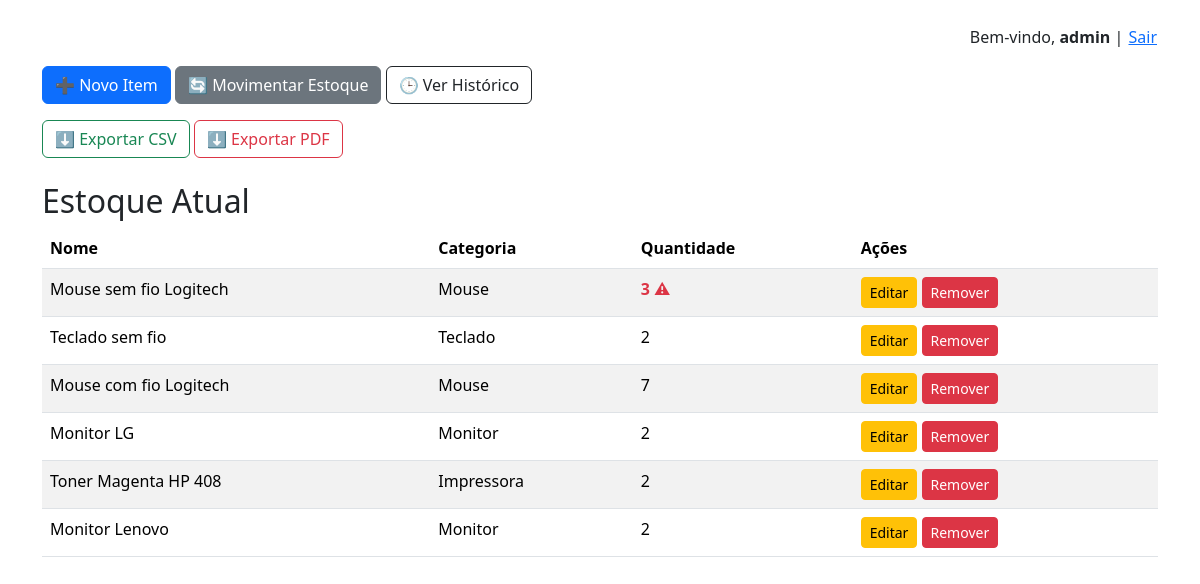
Page / (signed in) on the earlier database version.
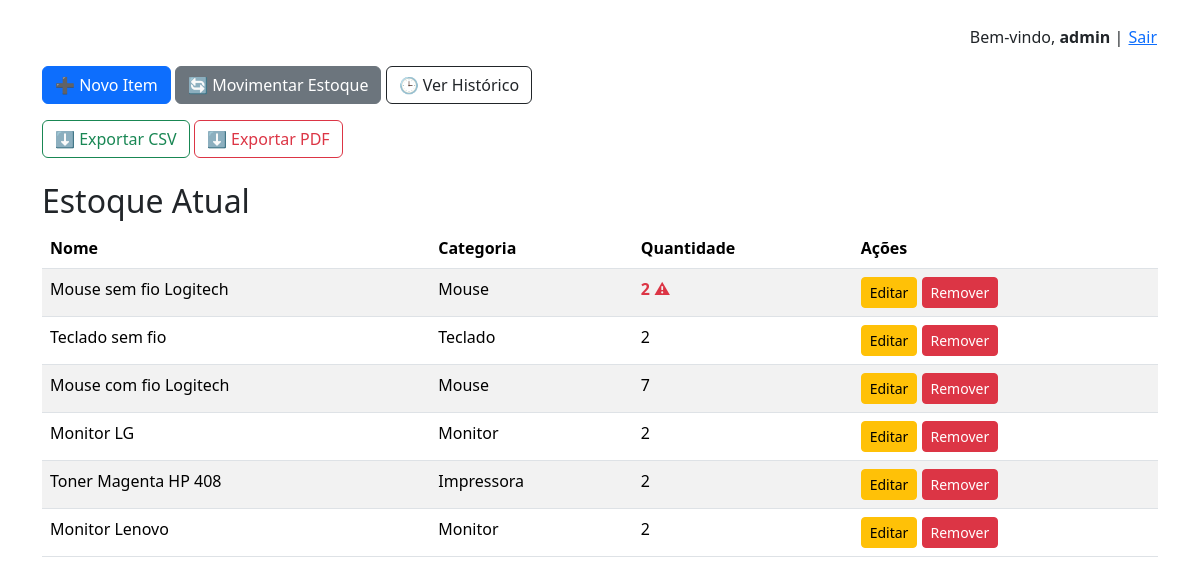
Same page on the later database version.
### inventario/models.py (models this page shows, shortened)
class Item(models.Model):   # Representa um item do estoque
    nome = models.CharField(max_length=100)
    categoria = models.ForeignKey(Categoria, on_delete=models.CASCADE)  # Cada item pertence a uma categoria
    quantidade = models.PositiveIntegerField(default=0)  # Quantidade atual no estoque
    estoque_minimo = models.PositiveIntegerField(default=1)  # Quantidade mínima desejada (para alertas)
    descricao = models.TextField(blank=True)  # Campo opcional para observações
    class Meta:
        unique_together = ('nome', 'categoria')  # Impede que exista mais de um item com o mesmo nome e categoria

class Categoria(models.Model):  # Categoria serve para agrupar os itens (ex: Teclado, Mouse, Toner)
    nome = models.CharField(max_length=100)
    def __str__(self):
        return self.nome  # Mostra o nome da categoria no admin e nos templates

### inventario/views.py (the view)
# urls.py: path('', views.dashboard, name='dashboard'),
@login_required
def dashboard(request):  # Exibe todos os itens na tela principal (dashboard)
    itens = Item.objects.all()
    is_admin = request.user.groups.filter(name='admin').exists()
    return render(request, 'inventario/dashboard.html', {
        'itens': itens,
        'is_admin': is_admin
    })

### inventario/templates/inventario/dashboard.html (shortened to what this page needs)
{% extends 'inventario/base.html' %}
{% block content %}
{% if is_admin %}
    <a class="btn btn-primary mb-3" href="{% url 'cadastrar_item' %}">➕ Novo Item</a>
{% endif %}
<a class="btn btn-secondary mb-3" href="{% url 'movimentar_item' %}">🔄 Movimentar Estoque</a>
<a class="btn btn-outline-dark mb-3" href="{% url 'historico' %}">🕒 Ver Histórico</a>
<div class="mb-4">
    <a class="btn btn-outline-success" href="{% url 'exportar_csv' %}">⬇ Exportar CSV</a>
    <a class="btn btn-outline-danger" href="{% url 'exportar_pdf' %}">⬇ Exportar PDF</a>
</div>
<h2>Estoque Atual</h2>
<table class="table table-striped table-hover">
    <thead>
        <tr>
            <th>Nome</th>
            <th>Categoria</th>
            <th>Quantidade</th>
            <th>Ações</th>
        </tr>
    </thead>
    <tbody>
        {% for item in itens %}
        <tr>
            <td>{{ item.nome }}</td>
            <td>{{ item.categoria }}</td>
            <td>
                {% if item.quantidade <= item.estoque_minimo %}
                    <span class="text-danger fw-bold">{{ item.quantidade }} ⚠</span>
                {% else %}
                    {{ item.quantidade }}
                {% endif %}
            </td>
            <td>
    {% if is_admin %}
        <a class="btn btn-sm btn-warning" href="{% url 'editar_item' item.pk %}">Editar</a>
        <a class="btn btn-sm btn-danger" href="{% url 'remover_item' item.pk %}">Remover</a>
    {% endif %}
</td>
        </tr>
        {% empty %}
        <tr>
            <td colspan="4">Nenhum item encontrado.</td>
        </tr>
        {% endfor %}
    </tbody>
</table>
{% endblock %}

Differences in the rows shown:
changed Item "Mouse sem fio Logitech": quantidade "3" → "2"
